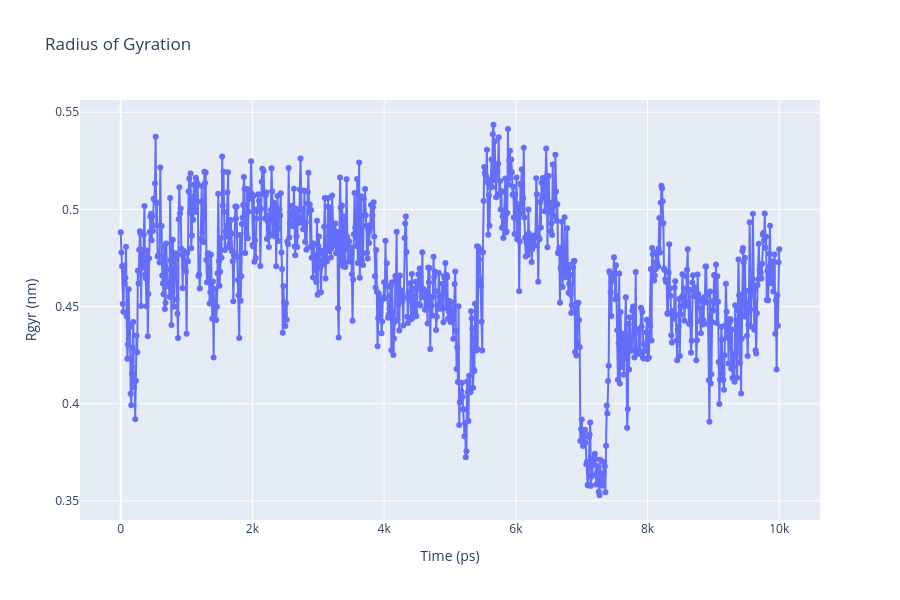

The notebook cell this image was saved under:
### Code cell
import plotly.graph_objs as go

# Read Rgyr data from file
with open(output_rgyr, 'r') as rgyr_file:
    x, y = zip(*[
        (float(line.split()[0]), float(line.split()[1]))
        for line in rgyr_file
        if not line.startswith(("#", "@"))
    ])

# Create a scatter plot
fig = go.Figure(data=go.Scatter(x=x, y=y, mode='lines+markers'))

# Update layout
fig.update_layout(title="Radius of Gyration",
                  xaxis_title="Time (ps)",
                  yaxis_title="Rgyr (nm)",
                  height=600)

# Show the figure
fig.show()

### Figure 1 — Plotly figure (JSON) as saved in the notebook; plotly's stock layout.template omitted (floating-point values rounded to 4 significant figures; data arrays with more than 128 entries replaced by an {"elided": "..."} marker saying what was removed)
{"data": [{"mode": "lines+markers", "type": "scatter", "x": {"elided": "1001 int values"}, "y": {"elided": "1001 float values"}}], "layout": {"height": 600, "title": {"text": "Radius of Gyration"}, "xaxis": {"title": {"text": "Time (ps)"}}, "yaxis": {"title": {"text": "Rgyr (nm)"}}}}
